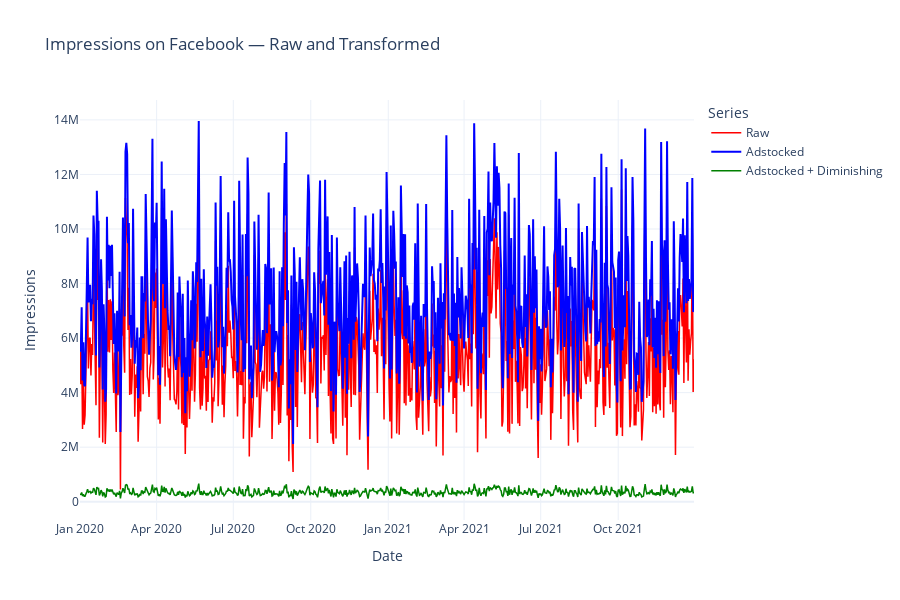

The notebook cell saved with this chart:
### Code cell
# For an impressions channel
plot_channel_transforms(df_dimissing, channel="Facebook", figsize=(900, 600))

### Figure 1 — Plotly figure (JSON) as saved in the notebook; plotly's stock layout.template omitted (floating-point values rounded to 4 significant figures; data arrays with more than 128 entries replaced by an {"elided": "..."} marker saying what was removed)
{"data": [{"line": {"color": "red", "width": 1.5}, "mode": "lines", "name": "Raw", "type": "scatter", "x": {"elided": "730 str values"}, "y": {"elided": "730 float values"}}, {"line": {"color": "blue", "width": 2}, "mode": "lines", "name": "Adstocked", "type": "scatter", "x": {"elided": "730 str values"}, "y": {"elided": "730 float values"}}, {"line": {"color": "green", "width": 1.5}, "mode": "lines", "name": "Adstocked + Diminishing", "type": "scatter", "x": {"elided": "730 str values"}, "y": {"elided": "730 float values"}}], "layout": {"height": 600, "hovermode": "x unified", "legend": {"title": {"text": "Series"}, "x": 1.02, "xanchor": "left", "y": 1, "yanchor": "top"}, "title": {"text": "Impressions on Facebook — Raw and Transformed"}, "width": 900, "xaxis": {"title": {"text": "Date"}}, "yaxis": {"title": {"text": "Impressions"}}}}
